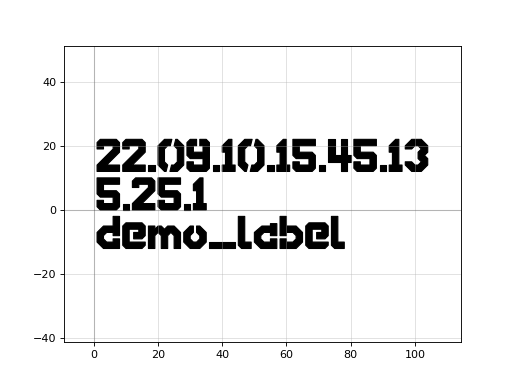

Write Python code to recreate this figure.
import gdsfactory as gf

c = gf.components.version_stamp(labels=['demo_label'], with_qr_code=False, layer='WG', pixel_size=1, version='5.25.1', text_size=10)
c.plot()
